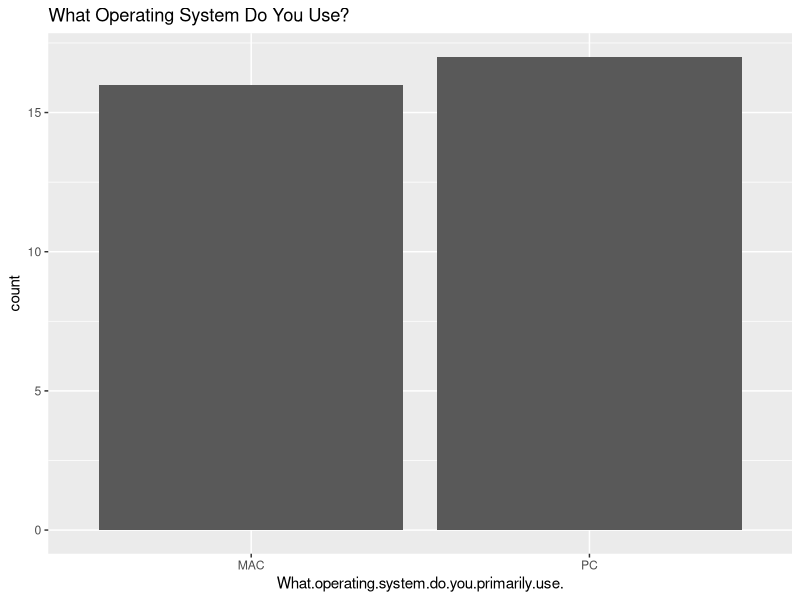
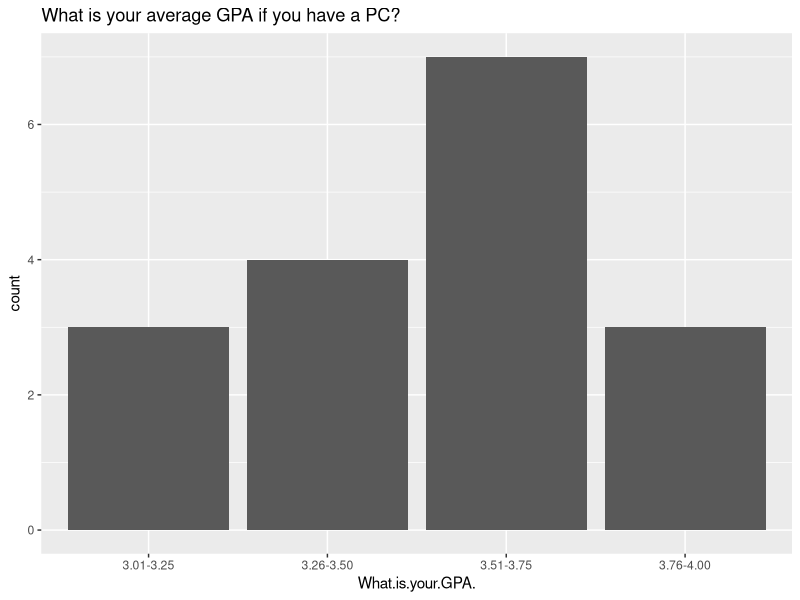
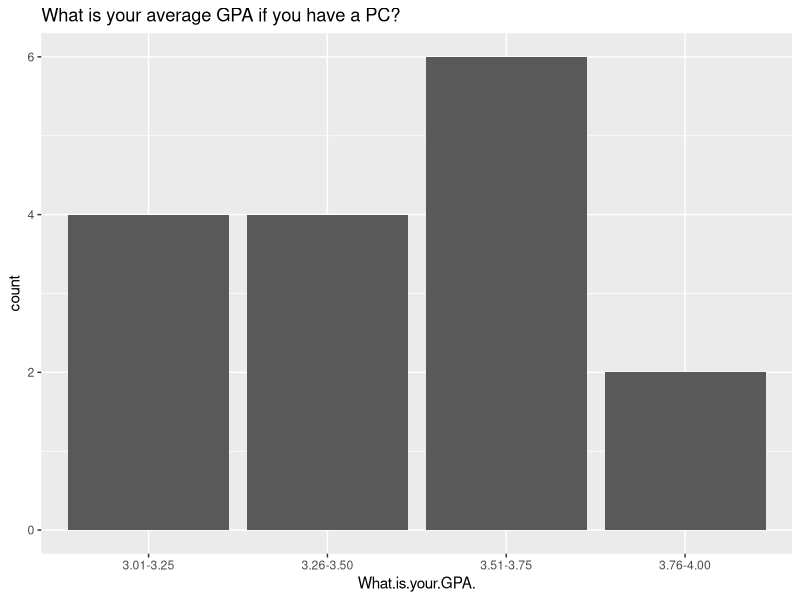

These charts were generated, in order, by the following R code:
computers <- read.csv("./PilotStudy2Responses.csv")
library(ggplot2)
library(dplyr)
ggplot(data=computers) + geom_bar(mapping=aes(x=What.operating.system.do.you.primarily.use.)) + ggtitle("What Operating System Do You Use?")
pc.data <- computers %>% filter(What.operating.system.do.you.primarily.use.=="PC")
pc.gpa. <- ggplot(data=pc.data) + geom_bar(mapping=aes(x=What.is.your.GPA.)) + ggtitle("What is your average GPA if you have a PC?")
pc.gpa.
mac.data <- computers %>% filter(What.operating.system.do.you.primarily.use.=="MAC")
mac.gpa. <- ggplot(data=mac.data) + geom_bar(mapping=aes(x=What.is.your.GPA.)) + ggtitle("What is your average GPA if you have a PC?")
mac.gpa.

